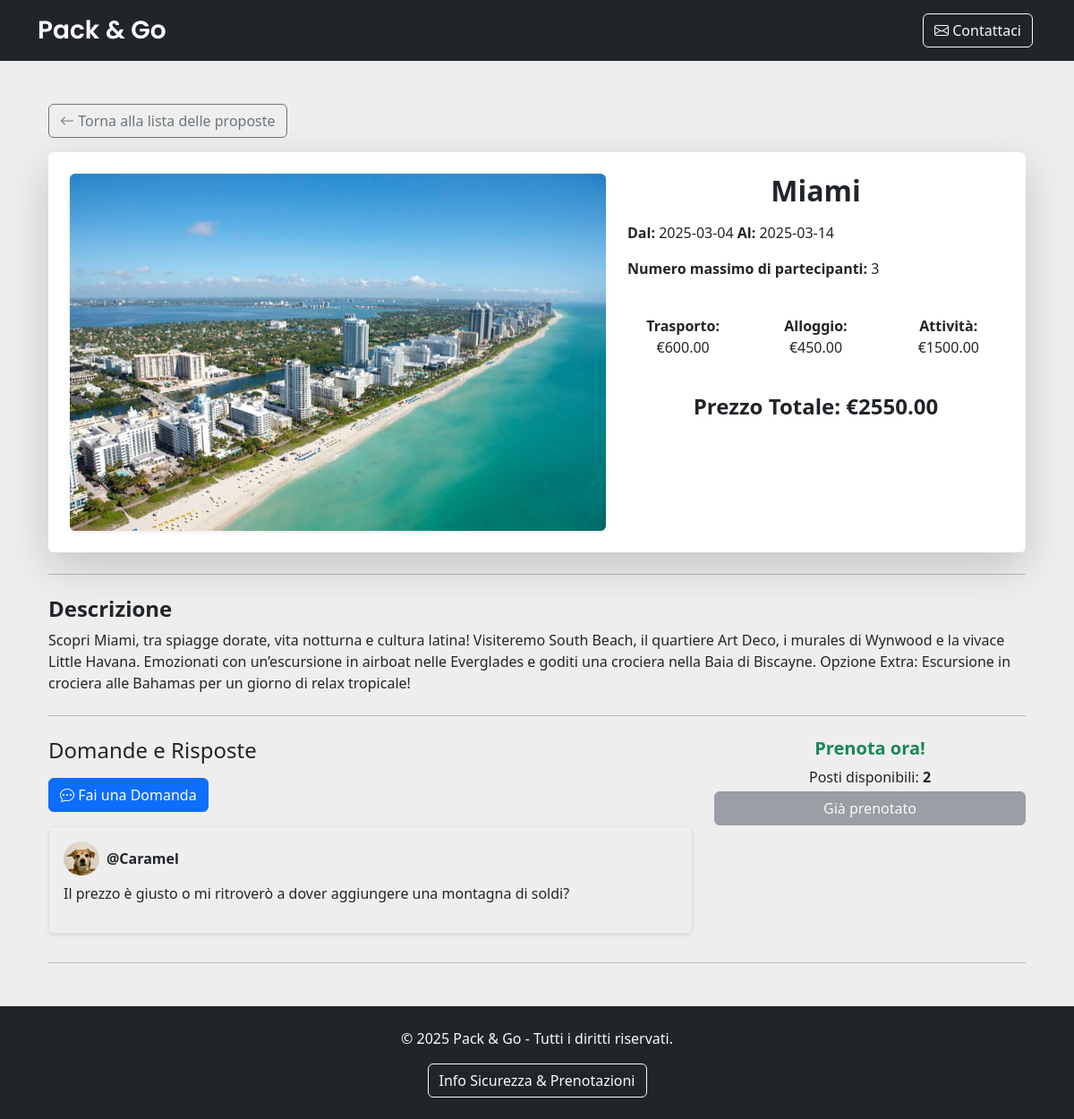
Page /proposta/1 (signed in) on the earlier database version.
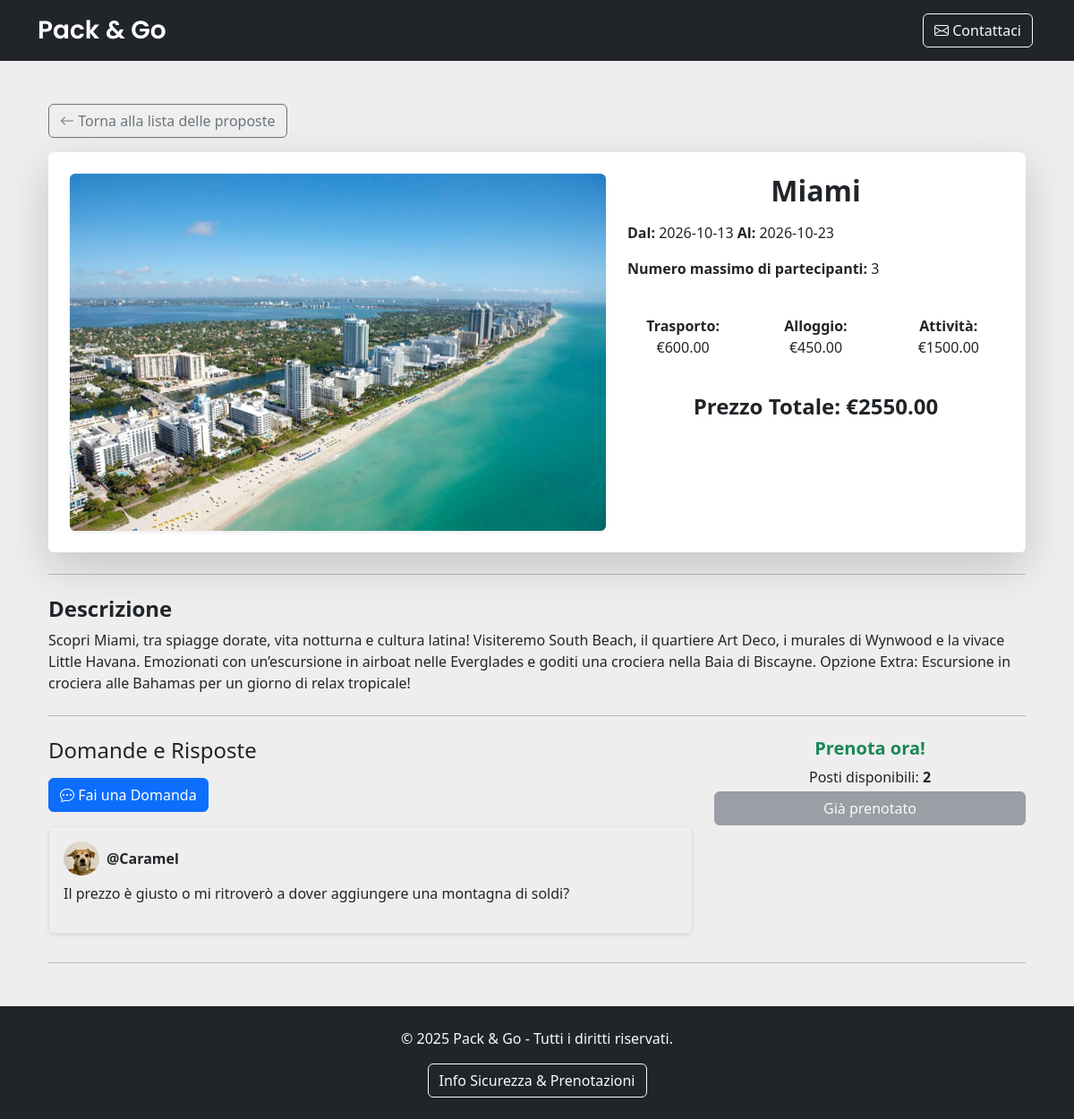
Same page on the later database version.
### tables this page shows
CREATE TABLE "proposte_viaggio" (
	"id"	INTEGER,
	"id_coordinatore"	INTEGER NOT NULL,
	"destinazione"	TEXT NOT NULL,
	"data_inizio"	TEXT NOT NULL,
	"data_fine"	TEXT NOT NULL,
	"num_massimo"	INTEGER NOT NULL,
	"descrizione"	TEXT NOT NULL,
	"budget_trasporto"	REAL,
	"budget_alloggio"	REAL,
	"budget_attivita"	REAL,
	"stato"	INTEGER NOT NULL,
	"immagine"	TEXT,
	PRIMARY KEY("id" AUTOINCREMENT),
	FOREIGN KEY("id_coordinatore") REFERENCES "utenti"("id")
);

### app.py (the view)
@app.route('/proposta/<int:id_proposta>')
@login_required
def proposta(id_proposta):
    proposta = proposte_viaggio_dao.get_proposta_by_id(id_proposta)
    if not proposta:
        flash("Errore: La proposta richiesta non esiste.", "danger")
        return redirect(url_for('dashboard'))
    is_proprietario = current_user.tipo_utente == 1 and proposta['id_coordinatore'] == current_user.id
    if proposta['stato'] == 0 and not is_proprietario:
        flash("Errore: La proposta richiesta non esiste.", "danger")
        return redirect(url_for('dashboard'))
    posti_disponibili = prenotazioni_dao.get_posti_disponibili(id_proposta) if current_user.tipo_utente == 0 else None
    partecipanti = prenotazioni_dao.get_partecipanti_by_proposta(id_proposta) if is_proprietario else []
    domande_raw = domande_risposte_dao.get_domande_by_proposta(id_proposta)
    prenotato = id_proposta in [p['id_proposta'] for p in prenotazioni_dao.get_prenotazioni_by_viaggiatore(current_user.id)] if current_user.tipo_utente == 0 else None
    domande = []
    for domanda in domande_raw:
        utente = utenti_dao.get_user_by_id(domanda["id_viaggiatore"])  # Recupera i dati dell'utente
        coordinatore = utenti_dao.get_user_by_id(proposta["id_coordinatore"])  # Dati del coordinatore
        domande.append({
            "id": domanda["id"],
            "domanda": domanda["domanda"],
            "risposta": domanda["risposta"] if domanda["risposta"] else None,               # Se non c'è risposta, passa None
            "data_domanda": domanda["data_domanda"],
            "data_risposta": domanda["data_risposta"] if domanda["risposta"] else None,     # Se non c'è risposta, passa None
            "username_utente": utente["username"] if utente else "Utente Sconosciuto",
            "immagine_utente": utente["immagine_profilo"] if utente and utente["immagine_profilo"] else "default_pro_pic.jpg",
            "username_coordinatore": coordinatore["username"] if coordinatore else "Coordinatore Sconosciuto",
            "immagine_coordinatore": coordinatore["immagine_profilo"] if coordinatore and coordinatore["immagine_profilo"] else "default_pro_pic.jpg"
        })
    return render_template('proposta.html', proposta=proposta, partecipanti=partecipanti, domande=domande, posti_disponibili=posti_disponibili, prenotato=prenotato, is_proprietario=is_proprietario)

### app.py (called while the page is built)
@login_manager.user_loader
def load_user(user_id):
    db_user = utenti_dao.get_user_by_id(user_id)        # Ottiene un utente dal database
    return User(
    id=db_user['id'],
    username=db_user['username'],
    password=db_user['password'],
    tipo_utente=db_user['tipo_utente'],
    nome=db_user['nome'],
    immagine_profilo=db_user['immagine_profilo']
) if db_user else None                                  # Restituisce un oggetto User se l'utente esiste, altrimenti None

### domande_risposte_dao.py (called while the page is built)
def get_domande_by_proposta(id_proposta):
    conn = sqlite3.connect(DB_PATH)
    conn.row_factory = sqlite3.Row
    cursor = conn.cursor()
    sql = '''SELECT * FROM domande_risposte WHERE id_proposta = ? ORDER BY data_domanda DESC'''  # Ordiniamo per data di domanda decrescente
    cursor.execute(sql, (id_proposta,))
    domande = cursor.fetchall()
    cursor.close()
    conn.close()
    return domande

### templates/proposta.html (shortened to what this page needs)
{% extends "base.html" %}
{% block content %}
<div class="container mt-5">
    <div class="mb-3">
        <a href="{{ url_for('dashboard') }}" class="btn btn-outline-secondary">
            <i class="bi bi-arrow-left"></i> Torna alla lista delle proposte
        </a>
    </div>
    <div class="card shadow-lg border-0 rounded">
        <div class="card-body p-4">
            <div class="row">
                <div class="col-md-7 d-flex align-items-stretch">
                    <img src="{{ url_for('static', filename='uploads/proposte/' ~ (proposta.immagine or 'default_travel_pic.jpg')) }}"
                         alt="Immagine Proposta" class="img-fluid rounded shadow-sm w-100 h-100 object-fit-cover">
                </div>
                <div class="col-md-5">
                    <h2 class="fw-bold text-center mb-3">{{ proposta.destinazione }}</h2>
                    <p><strong>Dal:</strong> {{ proposta.data_inizio }} <strong>Al:</strong> {{ proposta.data_fine }}</p>
                    <p><strong>Numero massimo di partecipanti:</strong> {{ proposta.num_massimo }}</p>
                    <br>
                    <div class="row text-center">
                        <div class="col-md-4"><strong>Trasporto:</strong> €{{ "%.2f"|format(proposta.budget_trasporto or 0) }}</div>
                        <div class="col-md-4"><strong>Alloggio:</strong> €{{ "%.2f"|format(proposta.budget_alloggio or 0) }}</div>
                        <div class="col-md-4"><strong>Attività:</strong> €{{ "%.2f"|format(proposta.budget_attivita or 0) }}</div>
                    </div>
                    <br>
                    <h4 class="text-center fw-bold mt-3">Prezzo Totale: €{{ "%.2f"|format((proposta.budget_trasporto or 0) + (proposta.budget_alloggio or 0) + (proposta.budget_attivita or 0)) }}</h4>
                </div>
            </div>
        </div>
    </div>
    <hr class="my-4">
    <div class="mt-4">
        <h4 class="fw-bold">Descrizione</h4>
        <p>{{ proposta.descrizione }}</p>
    </div>
    <hr class="my-4">
    <div class="row mt-4">
        <div class="col-md-8">
            <h4>Domande e Risposte</h4>
            {% if current_user.tipo_utente == 0 %}
                <button class="btn btn-primary mt-2" data-bs-toggle="modal" data-bs-target="#confirmQuestionModal">
                    <i class="bi bi-chat-dots"></i> Fai una Domanda
                </button>
            {% endif %}
            <div class="mt-3">
                {% for domanda in domande %}
                    <div class="mb-3 border p-3 rounded shadow-sm">
                        <div class="d-flex justify-content-between align-items-center">
                            <div class="d-flex align-items-center">
                                <img src="{{ url_for('static', filename='uploads/profili/' ~ (domanda.immagine_utente or 'default_pro_pic.jpg')) }}"
                                     alt="Immagine Utente" class="rounded-circle me-2" width="40">
                                <strong>@{{ domanda.username_utente or 'Utente' }}</strong>
                            </div>
                        </div>
                        <p class="mt-2">{{ domanda.domanda }}</p>
                    </div>
                {% endfor %}
            </div>
        </div>
        <div class="col-md-4 text-center">
            {% if current_user.tipo_utente == 0 %}
                <h5 class="text-success fw-bold">Prenota ora!</h5>
                <p class="mb-1">Posti disponibili: <strong>{{ posti_disponibili if posti_disponibili is not none else 'N/A' }}</strong></p>
                {% if prenotato %}
                    <button class="btn btn-secondary w-100" disabled>Già prenotato</button>
                {% elif posti_disponibili > 0 %}
                    <button class="btn btn-success w-100" data-bs-toggle="modal" data-bs-target="#confirmBookingModal">
                        Prenota
                    </button>
                {% else %}
                    <button class="btn btn-secondary w-100" disabled>Non disponibile</button>
                {% endif %}
            {% endif %}
        </div>
    </div>
    <hr>
</div>
{% endblock %}

Differences in the rows shown:
changed proposte_viaggio "Miami": data_inizio "2025-03-04" → "2026-10-13"; data_fine "2025-03-14" → "2026-10-23"
